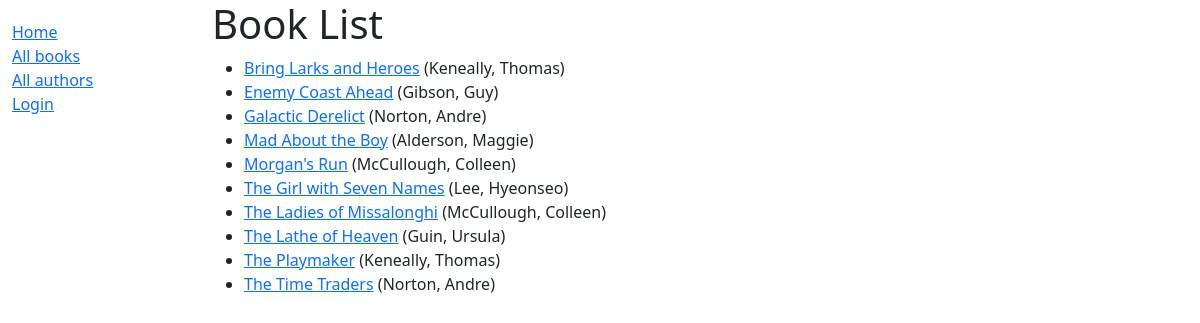
Page /catalog/books/ on the earlier database version.
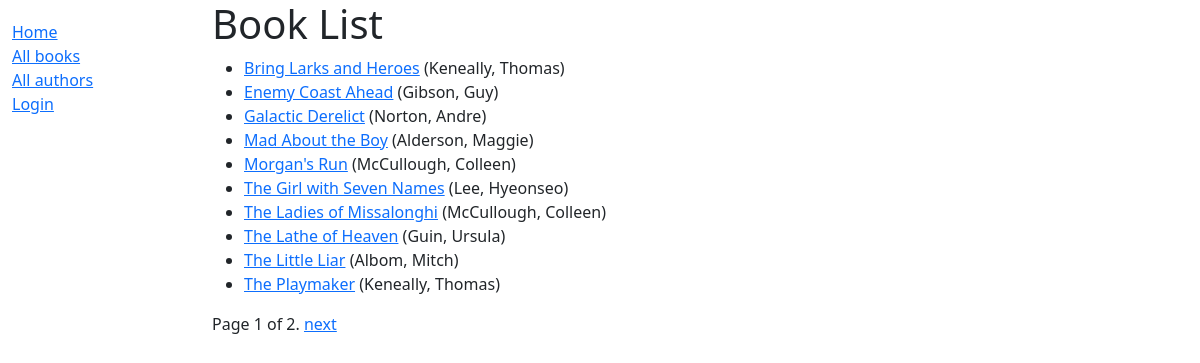
Same page on the later database version.
### catalog/models.py (models this page shows, shortened)
class Book(models.Model):
    title = models.CharField(max_length=200)
    author = models.ForeignKey(
        'Author',
        on_delete=models.RESTRICT,
        null=True
    )
    summary = models.TextField(
        max_length=1000,
        help_text="Enter a brief description of the book"
    )
    isbn = models.CharField('ISBN', max_length=13, unique=True, help_text='13 Character <a href="https://www.isbn-insternational.org/content/what-isbn">ISBN</a>')
    genre = models.ManyToManyField('Genre', help_text='Select a genre for this book')
    language = models.ForeignKey('Language', on_delete=models.SET_NULL, null=True)
    class Meta:
        ordering = ['title', 'author']
    def display_genre(self):
        return ', '.join([genre.name for genre in self.genre.all()[:3]])
    display_genre.short_description = 'Genre'
    def get_absolute_url(self):
        return reverse('book-detail', args=[str(self.id)])

class Author(models.Model):
    first_name = models.CharField(max_length=100)
    last_name = models.CharField(max_length=100)
    country = models.ForeignKey(Country, on_delete=models.SET_NULL, null=True, blank=True, help_text='Select the country of the author')
    date_of_birth = models.DateField(null=True, blank=True)
    date_of_death = models.DateField('died', null=True, blank=True)
    class Meta:
        ordering = ['last_name', 'first_name']
    def __str__(self):
        return f'{self.last_name}, {self.first_name}'

### catalog/views.py (the view)
# urls.py: path('books/', views.BookListView.as_view(), name='books'),
class BookListView(generic.ListView):
    model = Book
    context_object_name = 'book_list'
    paginate_by = 10
    def get_queryset(self):
        return Book.objects.filter()
    def get_context_data(self, **kwargs):
        context = super().get_context_data(**kwargs)
        context['some_data'] = 'This is some data'
        return context

### catalog/templates/catalog/book_list.html
{% extends "base_generic.html" %}
{% block content %}
<h1>Book List</h1>
{% if book_list %}
<ul>
    {% for book in book_list %}
    <li>
        <a href="{{ book.get_absolute_url }}">{{ book.title }}</a>
        ({{book.author}})
    </li>
    {% endfor %}
</ul>
{% else %}
<p>There are no books in the library.</p>
{% endif %}
{% endblock %}

Differences in the rows shown:
no longer on this page (row unchanged): Book: title "The Time Traders", author "Norton, Andre"
added Book: title "The Little Liar", author "Albom, Mitch"
Other differences:
{{ page_obj.number }}: (not shown) → "1"
{{ page_obj.paginator.num_pages }}: (not shown) → "2"
text now shown: "Page of . next"
